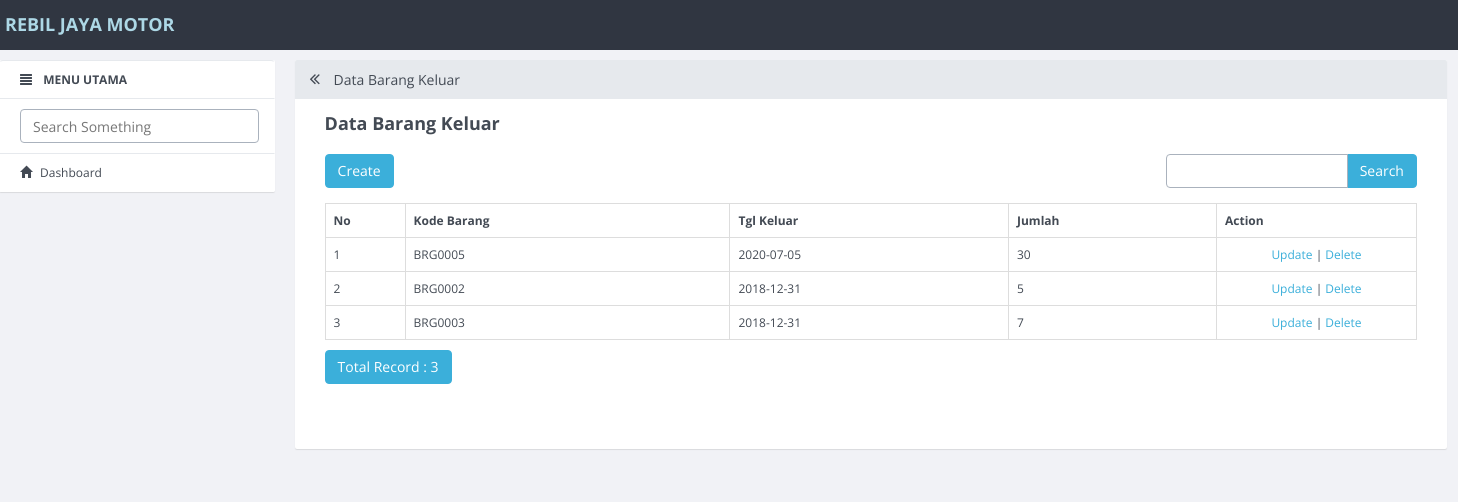
/index.php/barang_keluar, run on the app's committed database.
### tables this page shows
CREATE TABLE `barang_keluar` (
  `id_barang_keluar` int(11) NOT NULL,
  `kode_barang` varchar(20) DEFAULT NULL,
  `tgl_keluar` date DEFAULT NULL,
  `jumlah` int(11) DEFAULT NULL
);

### application/controllers/Barang_keluar.php (called while the page is built, shortened)
<?php
class Barang_keluar extends CI_Controller
{
    function __construct()
    {
        $this->load->model('Barang_keluar_model');
        $this->load->library('form_validation');
    }
    public function index()
    {
        $q = urldecode($this->input->get('q', TRUE));
        $start = intval($this->input->get('start'));
        if ($q <> '') {
            $config['base_url'] = base_url() . 'barang_keluar/index.html?q=' . urlencode($q);
            $config['first_url'] = base_url() . 'barang_keluar/index.html?q=' . urlencode($q);
        } else {
            $config['base_url'] = base_url() . 'barang_keluar/index.html';
            $config['first_url'] = base_url() . 'barang_keluar/index.html';
        }
        $config['per_page'] = 10;
        $config['page_query_string'] = TRUE;
        $config['total_rows'] = $this->Barang_keluar_model->total_rows($q);
        $barang_keluar = $this->Barang_keluar_model->get_limit_data($config['per_page'], $start, $q);
        $this->load->library('pagination');
        $this->pagination->initialize($config);
        $data = array(
            'barang_keluar_data' => $barang_keluar,
            'q' => $q,
            'pagination' => $this->pagination->create_links(),
            'total_rows' => $config['total_rows'],
            'start' => $start,
            'konten' => 'barang_keluar/barang_keluar_list',
            'judul' => 'Data Barang Keluar',
        );
        $this->load->view('v_index', $data);
    }
}

### index.php (called while the page is built, shortened)
<?php
require_once BASEPATH.'core/CodeIgniter.php';

### application/config/config.php (called while the page is built, shortened)
<?php
$config['base_url'] = "http://".$_SERVER['HTTP_HOST'];
$config['base_url'] .= preg_replace('@/+$@','',dirname($_SERVER['SCRIPT_NAME'])).'/';
$config['index_page'] = '';
$config['uri_protocol']	= 'REQUEST_URI';
$config['url_suffix'] = '.html';
$config['language']	= 'english';
$config['charset'] = 'UTF-8';
$config['enable_hooks'] = FALSE;
$config['subclass_prefix'] = 'MY_';
$config['composer_autoload'] = FALSE;
$config['permitted_uri_chars'] = 'a-z 0-9~%.:_\-';
$config['enable_query_strings'] = FALSE;
$config['controller_trigger'] = 'c';
$config['function_trigger'] = 'm';
$config['directory_trigger'] = 'd';
$config['allow_get_array'] = TRUE;
$config['log_threshold'] = 0;
$config['log_path'] = '';
$config['log_file_extension'] = '';
$config['log_file_permissions'] = 0644;
$config['log_date_format'] = 'Y-m-d H:i:s';
$config['error_views_path'] = '';
$config['cache_path'] = '';
$config['cache_query_string'] = FALSE;
$config['encryption_key'] = '';
$config['sess_driver'] = 'files';
$config['sess_cookie_name'] = 'ci_session';
$config['sess_expiration'] = 7200;
$config['sess_save_path'] = NULL;
$config['sess_match_ip'] = FALSE;
$config['sess_time_to_update'] = 300;
$config['sess_regenerate_destroy'] = FALSE;
$config['cookie_prefix']	= '';
$config['cookie_domain']	= '';
$config['cookie_path']		= '/';
$config['cookie_secure']	= FALSE;
$config['cookie_httponly'] 	= FALSE;
$config['standardize_newlines'] = FALSE;
$config['global_xss_filtering'] = FALSE;
$config['csrf_protection'] = FALSE;
$config['csrf_token_name'] = 'csrf_test_name';
$config['csrf_cookie_name'] = 'csrf_cookie_name';
$config['csrf_expire'] = 7200;
$config['csrf_regenerate'] = TRUE;
$config['csrf_exclude_uris'] = array();
$config['compress_output'] = FALSE;
$config['time_reference'] = 'local';
$config['rewrite_short_tags'] = FALSE;
$config['proxy_ips'] = '';

### application/models/Barang_keluar_model.php (called while the page is built, shortened)
<?php
class Barang_keluar_model extends CI_Model
{
    public $table = 'barang_keluar';
    public $id = 'id_barang_keluar';
    public $order = 'DESC';
    function total_rows($q = NULL) {
        $this->db->like('id_barang_keluar', $q);
	$this->db->or_like('kode_barang', $q);
	$this->db->or_like('tgl_keluar', $q);
	$this->db->or_like('jumlah', $q);
	$this->db->from($this->table);
        return $this->db->count_all_results();
    }
    function get_limit_data($limit, $start = 0, $q = NULL) {
        $this->db->order_by($this->id, $this->order);
        $this->db->like('id_barang_keluar', $q);
	$this->db->or_like('kode_barang', $q);
	$this->db->or_like('tgl_keluar', $q);
	$this->db->or_like('jumlah', $q);
	$this->db->limit($limit, $start);
        return $this->db->get($this->table)->result();
    }
}

### application/views/barang_keluar/barang_keluar_list.php (the view, shortened to what this page needs)
<div class="row" style="margin-bottom: 10px">
            <div class="col-md-4">
                <?php echo anchor(site_url('barang_keluar/create'),'Create', 'class="btn btn-primary"'); ?>
            </div>
            <div class="col-md-4 text-center">
            </div>
            <div class="col-md-1 text-right">
            </div>
            <div class="col-md-3 text-right">
                <form action="<?php echo site_url('barang_keluar/index'); ?>" class="form-inline" method="get">
                    <div class="input-group">
                        <input type="text" class="form-control" name="q" value="<?php echo $q; ?>">
                        <span class="input-group-btn">
                          <button class="btn btn-primary" type="submit">Search</button>
                        </span>
                    </div>
                </form>
            </div>
        </div>
        <table class="table table-bordered" style="margin-bottom: 10px">
            <tr>
                <th>No</th>
        <th>Kode Barang</th>
        <th>Tgl Keluar</th>
        <th>Jumlah</th>
        <th>Action</th>
            </tr><?php
            foreach ($barang_keluar_data as $barang_keluar)
            {
                ?>
                <tr>
            <td width="80px"><?php echo ++$start ?></td>
            <td><?php echo $barang_keluar->kode_barang ?></td>
            <td><?php echo $barang_keluar->tgl_keluar ?></td>
            <td><?php echo $barang_keluar->jumlah ?></td>
            <td style="text-align:center" width="200px">
                <?php
                echo anchor(site_url('barang_keluar/update/'.$barang_keluar->id_barang_keluar),'Update');
                echo ' | ';
                echo anchor(site_url('barang_keluar/delete/'.$barang_keluar->id_barang_keluar),'Delete','onclick="javasciprt: return confirm(\'Are You Sure ?\')"');
                ?>
            </td>
        </tr>
                <?php
            }
            ?>
        </table>
        <div class="row">
            <div class="col-md-6">
                <a href="#" class="btn btn-primary">Total Record : <?php echo $total_rows ?></a>
        </div>
            <div class="col-md-6 text-right">
            </div>
        </div>

### data on the page
barang_keluar: kode_barang "BRG0005", tgl_keluar "2020-07-05", jumlah "30", id_barang_keluar "Update", id_barang_keluar "Delete"
barang_keluar: kode_barang "BRG0002", tgl_keluar "2018-12-31", jumlah "5", id_barang_keluar "Update", id_barang_keluar "Delete"
barang_keluar: kode_barang "BRG0003", tgl_keluar "2018-12-31", jumlah "7", id_barang_keluar "Update", id_barang_keluar "Delete"

### other printed values
$judul "Data Barang Keluar"
$total_rows "3"
